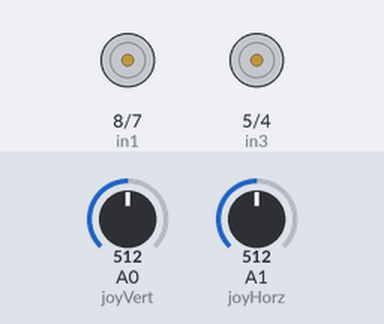
Bench run of a sketch on a simulated Arduino Uno, built with avr-gcc and run on an emulated ATmega328P. Shown: motor-driver pin pairs drawn as motors (green arrow = first pin HIGH = forward, orange = second pin HIGH = backward, longer = more drive, scaled by the enable pin). The test bench sets the inputs (shaded band); at power-on: A0 (joyVert) = 512, A1 (joyHorz) = 512.

Above: at 1.2 s.
1.3 s: A0 (joyVert) set to 450
2.8 s: A1 (joyHorz) set to 450
At 4.0 s:
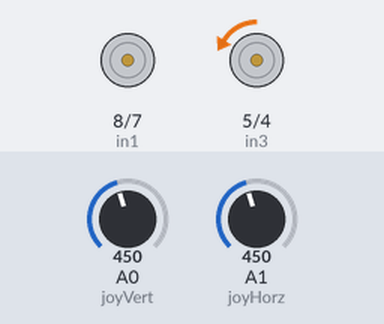
4.3 s: A0 (joyVert) set to 574
At 5.1 s:
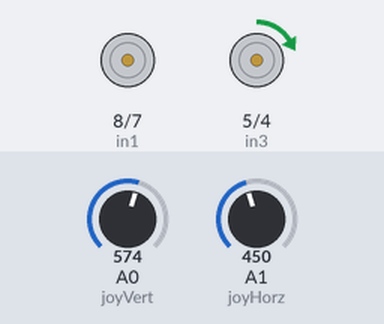
5.8 s: A1 (joyHorz) set to 574
At 6.3 s:
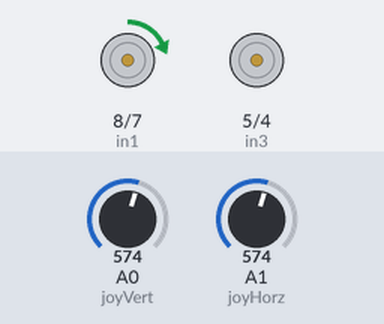
7.3 s: A0 (joyVert) set to 716
At 8.5 s:
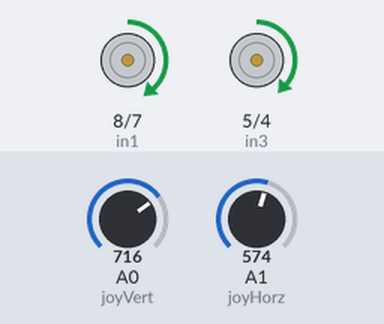
8.8 s: A1 (joyHorz) set to 716
At 9.8 s:
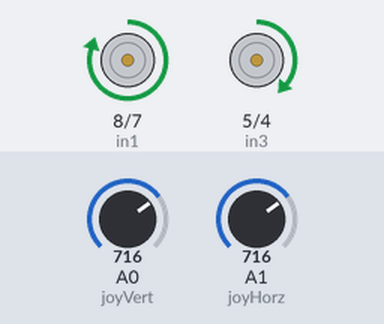
Timing chart, 0 to 11.3 s (numbered marks = the images above; inputs shaded):
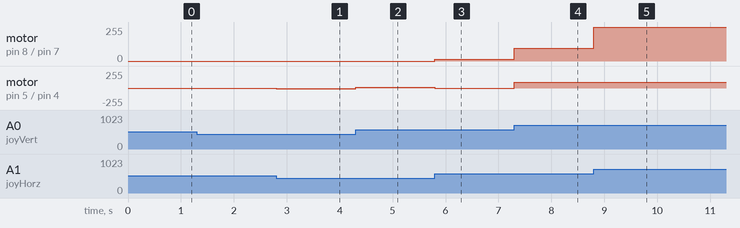

Measured:
- after the input at 2.8 s, motor on pin 5 (in3) / pin 4 (in4): stopped → backward 10/255 at once
- after the input at 4.3 s, motor on pin 5 (in3) / pin 4 (in4): backward 10/255 → forward 10/255 at once
- after the input at 5.8 s, motor on pin 8 (in1) / pin 7 (in2): stopped → forward 15/255 at once; motor on pin 5 (in3) / pin 4 (in4): forward 10/255 → stopped at once
- after the input at 7.3 s, motor on pin 8 (in1) / pin 7 (in2): forward 15/255 → forward 94/255 at once; motor on pin 5 (in3) / pin 4 (in4): stopped → forward 84/255 at once
- after the input at 8.8 s, motor on pin 8 (in1) / pin 7 (in2): forward 94/255 → forward 252/255 at once

The sketch:

robocon_joystick.ino
```cpp
// motor A

int enA = 9;
int in1 = 8;
int in2 = 7;

// motor B

int enB = 3;
int in3 = 5;
int in4 = 4;

// joystick Input
int joyVert = A0;  //vertical
int joyHorz = A1;


//Motor Speed values - start at zero
int MotorSpeed1 = 0;
int MotorSpeed2 = 0;


//joystick values - start at 512(middle position)
int joyposVert = 512;
int joyposHorz = 512;


void setup() {
  // put your setup code here, to run once:
    pinMode(enA, OUTPUT);
    pinMode(enB, OUTPUT);
    pinMode(in1, OUTPUT);
    pinMode(in2, OUTPUT);
    pinMode(in3, OUTPUT);
    pinMode(in4, OUTPUT);

    // start motor disabled and direction forward

    //motor A

    digitalWrite(enA, LOW);
    digitalWrite(in1, HIGH);
    digitalWrite(in2, LOW);

    //MOTOR B

    digitalWrite(enB, LOW);
    digitalWrite(in3, HIGH);
    digitalWrite(in4, LOW);
}

void loop() {
  // put your main code here, to run repeatedly:

    //Read the joystick X and Y positions

    joyposVert = analogRead(joyVert);
    joyposHorz = analogRead(joyHorz);

    //determine if this is a forward or backward motion
    //Do this by reading the verticle value
    //apply results to MotorSpeed and to direction

    if(joyposVert<460)
    {
      //this is backward
      //set motor A backward

      digitalWrite(in1, LOW);
      digitalWrite(in2, HIGH);

      //SET MOTOR B backward

      digitalWrite(in3,LOW);
      digitalWrite(in4, HIGH);

      //DETERMINE MOTOR SPEEDS

      //AS WE ARE GOING BACKWARD WE NEED TO REVERSE READINGS

      joyposVert = joyposVert - 460;   //this produce a negative number
      joyposVert = joyposVert * -1;   //make the number positive

      MotorSpeed1 = map(joyposVert, 0,460, 0, 255);
       MotorSpeed2 = map(joyposVert, 0,460, 0, 255);
    }
    else if(joyposVert>564)
    {
      //this is forward

      //set motor A forward

      digitalWrite(in1, HIGH);
      digitalWrite(in2,LOW);

      //SET motor B forward

      digitalWrite(in3, HIGH);
      digitalWrite(in4, LOW);

      //DETERMINE motor speeds

      MotorSpeed1 = map(joyposVert, 564, 1023, 0, 255);
      MotorSpeed2 = map(joyposVert, 564, 1023, 0, 255);
    }
    else
    {
      //this is stopped

      MotorSpeed1 = 0;
      MotorSpeed2 = 0;
    }

    //now do streeing
    //the horizontal position will "weigh" the motor speed
    //value for each motor

    if(joyposHorz<460)
    {
      //move left
      //as we are going left we need to reverse readings

       joyposHorz = joyposHorz -460;
       joyposHorz = joyposHorz * -1;
       //map number to a value 255 maximum

       joyposHorz = map(joyposHorz, 0, 460, 0, 255);


      MotorSpeed1 = MotorSpeed1 - joyposHorz;
      MotorSpeed2 = MotorSpeed2 +joyposHorz;

      // don't exceed range of 0-255 for motor speed

      if (MotorSpeed1<0)MotorSpeed1 = 0;
      if(MotorSpeed2>255)MotorSpeed2 = 255;
    }
    else if (joyposHorz>564){
    //move right

    //map the number to a value of 255 maximum


    joyposHorz = map(joyposHorz, 564, 1023, 0, 255);

    MotorSpeed1 = MotorSpeed1 + joyposHorz;
    MotorSpeed1 = MotorSpeed1 + joyposHorz;


      if (MotorSpeed1>255)MotorSpeed1 = 255;
      if(MotorSpeed2<0)MotorSpeed2 = 0;
    }

    //adjust to prevent buzzing at very low speed

    if(MotorSpeed1<8)MotorSpeed1 = 0;
    if(MotorSpeed2<8)MotorSpeed2 = 0;

    //set the motor speed

    analogWrite(enA, MotorSpeed1);
    analogWrite(enB, MotorSpeed2);
    }
```
